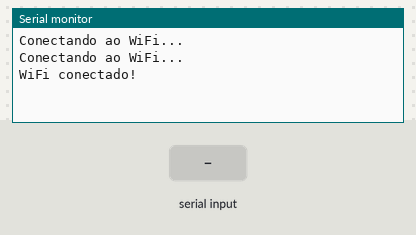
Bench run of a sketch on a simulated ESP32. On the bench: the last lines printed to the serial monitor. Inputs (shaded band) come from the test bench. WiFi joins after 1.5 s; servers stay silent unless stated; uploads are accepted with an empty reply.

Above: at 3.2 s.
3.3 s: "90,45\n" received over the second serial link
At 4.9 s:
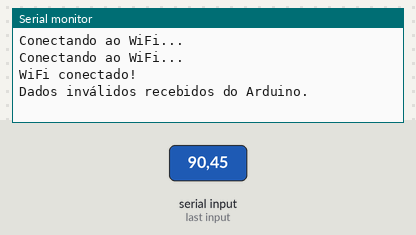
5.5 s: "T:90,H:45\n" received over the second serial link
At 6.6 s:
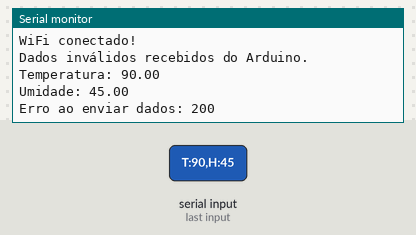

Measured:
- after the input at 3.3 s, the serial monitor: prints a new line after 0.70 s (image 1)
- after the input at 5.5 s, the serial monitor: prints a new line after 0.50 s (image 2)

The sketch:

codigoEsp32.ino
```cpp
#include <WiFi.h>
#include <HTTPClient.h>
#include <ArduinoJson.h>

const char* ssid = "correspondente a máquina que está sendo usada";
const char* password = "correspondente a máquina que está sendo usada";

const char* server = "api.tago.io";
const char* token = "correspondente ao codigo gerado pela Tago io";

#define RXD2
#define TXD2

void setup() {
  Serial.begin(9600);
  Serial2.begin(9600, SERIAL_8N1, RX, TX);

  WiFi.begin(ssid, password);
  while (WiFi.status() != WL_CONNECTED) {
    delay(1000);
    Serial.println("Conectando ao WiFi...");
  }
  Serial.println("WiFi conectado!");
}

void loop() {
  if (Serial2.available()) {
    String data = Serial2.readStringUntil('\n');
    processData(data);
  }

  delay(1000);
}

void processData(String data) {
  float temperature = 0;
  float humidity = 0;

  if (sscanf(data.c_str(), "T:%f,H:%f", &temperature, &humidity) == 2) {
    Serial.print("Temperatura: ");
    Serial.println(temperature);
    Serial.print("Umidade: ");
    Serial.println(humidity);

    sendToTagoIO(temperature, humidity);
  } else {
    Serial.println("Dados inválidos recebidos do Arduino.");
  }
}

void sendToTagoIO(float temperature, float humidity) {
  StaticJsonDocument<200> jsonDocument;

  jsonDocument["variable"] = "DHT22";
  jsonDocument["values"] = "Temperatura e Umidade";

  JsonObject location = jsonDocument.createNestedObject("data");
  location["temperature"] = temperature;
  location["humidity"] = humidity;

  String jsonString;
  serializeJson(jsonDocument, jsonString);

  HTTPClient http;
  http.begin("https://" + String(server) + "/data");
  http.addHeader("Content-Type", "application/json");
  http.addHeader("token", token);

  int httpResponseCode = http.POST(jsonString);

  if (httpResponseCode == 202) {
    Serial.println("Dados enviados com sucesso para a TagoIO!");
  } else {
    Serial.print("Erro ao enviar dados: ");
    Serial.println(httpResponseCode);
    Serial.println(http.getString());
  }

  http.end();
}
```
